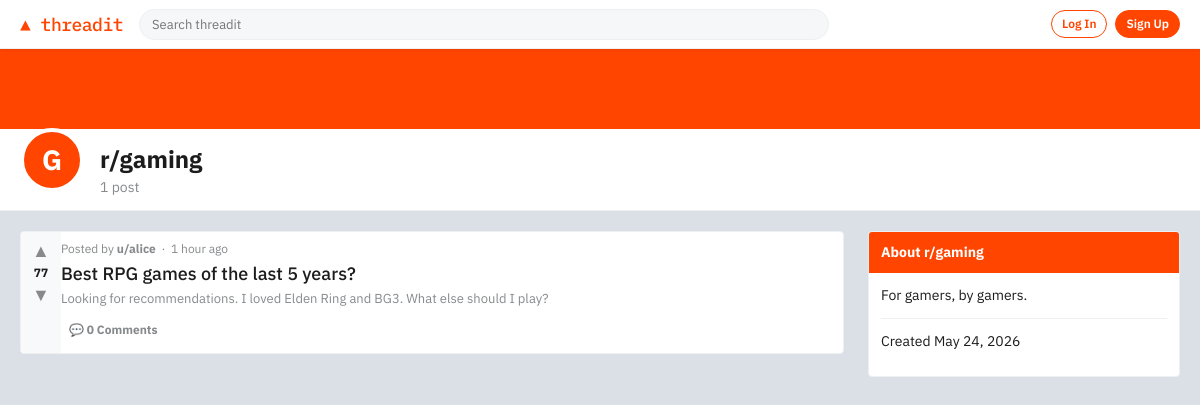
The app's page /r/gaming/ with its own data.
### forum/models.py (models this page shows, shortened)
class Community(models.Model):
    name = models.CharField(max_length=50, unique=True)
    description = models.TextField(blank=True)
    created_at = models.DateTimeField(auto_now_add=True)
    created_by = models.ForeignKey(
        User, on_delete=models.SET_NULL, null=True, related_name="communities"
    )
    class Meta:
        verbose_name_plural = "communities"
        ordering = ["name"]

class Post(models.Model):
    title = models.CharField(max_length=300)
    body = models.TextField(blank=True)
    author = models.ForeignKey(
        User, on_delete=models.CASCADE, related_name="posts"
    )
    community = models.ForeignKey(
        Community, on_delete=models.CASCADE, related_name="posts"
    )
    upvotes = models.IntegerField(default=0)
    created_at = models.DateTimeField(auto_now_add=True)
    updated_at = models.DateTimeField(auto_now=True)
    class Meta:
        ordering = ["-created_at"]
    def comment_count(self):
        return self.comments.count()

### forum/views.py (the view)
# urls.py: path("r/<str:name>/", views.community_detail, name="community_detail"),
def community_detail(request, name):
    community = get_object_or_404(Community, name=name)
    posts = Post.objects.filter(community=community).select_related("author")
    context = {"community": community, "posts": posts}
    return render(request, "forum/community.html", context)

### templates/forum/community.html (shortened to what this page needs)
{% extends "forum/base.html" %}
{% block content %}
<div class="community-banner"></div>
<div class="community-info">
  <div class="community-info-inner">
    <div class="community-icon">{{ community.name|first|upper }}</div>
    <div>
      <div class="community-title">r/{{ community.name }}</div>
      <div class="community-handle">{{ posts.count }} post{{ posts.count|pluralize }}</div>
    </div>
  </div>
</div>
<div class="page-wrapper">
  <main>
    {% for post in posts %}
    <div class="post-card">
      <div class="vote-col">
        <button class="vote-btn">&#9650;</button>
        <span class="vote-count">{{ post.upvotes }}</span>
        <button class="vote-btn">&#9660;</button>
      </div>
      <div class="post-content">
        <div class="post-meta">
          Posted by <a href="#">u/{{ post.author.username }}</a>
          &nbsp;·&nbsp; {{ post.created_at|timesince }} ago
        </div>
        <div class="post-title"><a href="{% url 'post_detail' post.pk %}">{{ post.title }}</a></div>
        {% if post.body %}<div class="post-body-preview">{{ post.body }}</div>{% endif %}
        <div class="post-actions">
          <a href="{% url 'post_detail' post.pk %}" class="post-action-btn">&#128172; {{ post.comment_count }} Comment{{ post.comment_count|pluralize }}</a>
        </div>
      </div>
    </div>
    {% empty %}
    <div class="empty-state">
      <h3>No posts yet</h3>
      <p>Be the first to post in r/{{ community.name }}!</p>
    </div>
    {% endfor %}
  </main>
  <aside class="sidebar">
    <div class="sidebar-card">
      <div class="sidebar-card-header">About r/{{ community.name }}</div>
      <div class="sidebar-card-body">
        <p>{{ community.description|default:"A community on Threadit." }}</p>
        <hr class="divider">
        <p class="text-muted">Created {{ community.created_at|date:"N j, Y" }}</p>
      </div>
    </div>
  </aside>
</div>
{% endblock %}

### static/css/style.css (style rules this page uses)
:root { --bg: #dae0e6; --surface: #ffffff; --surface-hover: #f6f7f8; --border: #edeff1; --text: #1c1c1c; --text-muted: #878a8c; --accent: #ff4500; --accent-hover: #e03d00; --upvote: #ff4500; --link: #0079d3; --link-hover: #006cbf; --nav-bg: #ffffff; --tag-bg: #e8f0fe; --tag-text: #0079d3; --radius: 4px; --shadow: 0 1px 3px rgba(0,0,0,0.08); }
*, *::before, *::after { box-sizing: border-box; margin: 0; padding: 0; }
body { font-family: 'IBM Plex Sans', sans-serif; background: var(--bg); color: var(--text); font-size: 14px; line-height: 1.5; min-height: 100vh; }
a { color: var(--link); text-decoration: none; }
.page-wrapper { max-width: 1200px; margin: 20px auto; padding: 0 20px; display: grid; grid-template-columns: 1fr 312px; gap: 24px; align-items: start; }
.post-card { background: var(--surface); border: 1px solid var(--border); border-radius: var(--radius); display: flex; margin-bottom: 10px; transition: border-color 0.1s; overflow: hidden; }
.vote-col { background: #f8f9fa; padding: 8px 4px; display: flex; flex-direction: column; align-items: center; gap: 2px; min-width: 40px; }
.vote-btn { background: none; border: none; cursor: pointer; color: var(--text-muted); font-size: 18px; padding: 2px 6px; border-radius: 2px; line-height: 1; transition: color 0.1s, background 0.1s; }
.vote-count { font-weight: 700; font-size: 12px; color: var(--text); }
.post-content { flex: 1; padding: 8px 8px 8px 0; }
.post-meta { font-size: 12px; color: var(--text-muted); margin-bottom: 4px; }
.post-meta a { color: var(--text-muted); font-weight: 700; }
.post-title { font-size: 18px; font-weight: 500; color: var(--text); margin-bottom: 4px; line-height: 1.3; }
.post-title a { color: inherit; }
.post-body-preview { color: var(--text-muted); font-size: 13px; margin-bottom: 6px; display: -webkit-box; -webkit-line-clamp: 3; -webkit-box-orient: vertical; overflow: hidden; }
.post-actions { display: flex; gap: 2px; flex-wrap: wrap; }
.post-action-btn { display: inline-flex; align-items: center; gap: 4px; padding: 6px 8px; border-radius: 2px; font-size: 12px; font-weight: 700; color: var(--text-muted); cursor: pointer; transition: background 0.1s, color 0.1s; border: none; background: none; font-family: inherit; }
.sidebar-card { background: var(--surface); border: 1px solid var(--border); border-radius: var(--radius); overflow: hidden; margin-bottom: 16px; }
.sidebar-card-header { background: var(--accent); color: white; padding: 10px 12px; font-weight: 700; font-size: 14px; }
.sidebar-card-body { padding: 12px; }
.sidebar-card-body p { font-size: 14px; margin-bottom: 12px; color: var(--text); }
.community-banner { background: var(--accent); height: 80px; }
.community-info { background: var(--surface); border-bottom: 1px solid var(--border); padding: 12px 0; }
.community-info-inner { max-width: 1200px; margin: 0 auto; padding: 0 20px; display: flex; align-items: center; gap: 16px; }
.community-icon { width: 64px; height: 64px; background: var(--accent); border-radius: 50%; border: 4px solid white; margin-top: -20px; display: flex; align-items: center; justify-content: center; font-size: 28px; color: white; font-weight: 700; }
.community-title { font-size: 24px; font-weight: 700; }
.community-handle { color: var(--text-muted); font-size: 14px; }
.text-muted { color: var(--text-muted); }
.divider { border: none; border-top: 1px solid var(--border); margin: 12px 0; }

### records on screen
Community: name|first "G", name "gaming", description "For gamers, by gamers.", created_at "May 24, 2026"
Post: upvotes "77", author.username "alice", created_at "1 hour", title "Best RPG games of the last 5 years?", body "Looking for recommendations. I loved Elden Ring and BG3. What else should I play?", comment_count "0"

### other values on screen
{{ posts.count }} "1"
